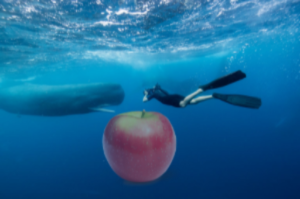
#> input picture misc/dryer/test.png, 300 x 199 px
$ python dryer.py
#> lines starting #> are read from the running program, lines starting #| are printed output that depends on the picture
import cv2
import numpy as np
import os

# Define your constant
img = cv2.imread(os.path.join(os.path.dirname(__file__), "test.png"))
#> img is the input picture: shape (199, 300, 3); mean B, G, R 151.3, 104.1, 27.5

w = np.array([191, 155, 77], dtype=np.uint8)

if img is not None:

    img = np.clip(img.astype(np.int16) * 2 - w, 0, 255).astype(np.uint8)
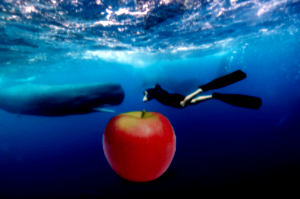
#> img: shape (199, 300, 3); mean B, G, R 113.1, 67, 26.4

    cv2.imshow("gloop", img)


    cv2.waitKey(0)
